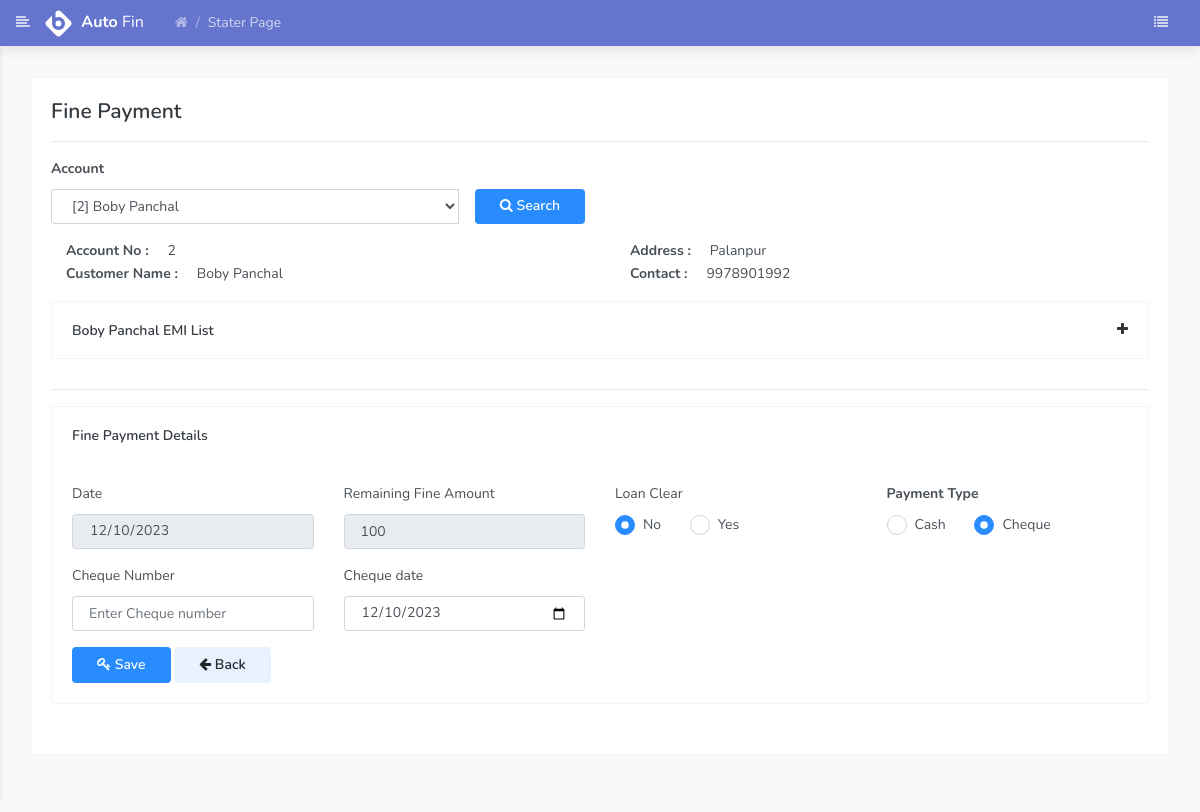
/light/fine_payment.php?customer=2 (signed in), run on the app's committed database.
### tables this page shows
CREATE TABLE `customer` (
  `c_id` int(5) NOT NULL,
  `acc_no` int(5) NOT NULL,
  `name` varchar(255) NOT NULL,
  `address` varchar(255) NOT NULL,
  `mob_no` varchar(10) NOT NULL,
  `loan_amount` int(5) NOT NULL,
  `loan_month` int(2) NOT NULL,
  `loan_rate` float(10,2) NOT NULL,
  `emi` float(10,2) NOT NULL,
  `emi_capital` float(10,2) NOT NULL,
  `emi_interest` float(10,2) NOT NULL,
  `file_charge` float(5,2) NOT NULL,
  `fine` int(5) DEFAULT NULL,
  `total_loan` float(10,2) NOT NULL,
  `loan_date` date NOT NULL,
  `first_emi_date` date NOT NULL,
  `vehicle_reg_no` varchar(255) NOT NULL,
  `chassis_no` varchar(255) NOT NULL,
  `engine_no` varchar(255) NOT NULL,
  `model` varchar(255) NOT NULL,
  `other` text DEFAULT NULL,
  `showroom` varchar(255) NOT NULL,
  `gtr_name` varchar(255) NOT NULL,
  `gtr_address` varchar(255) NOT NULL,
  `gtr_contact` varchar(10) NOT NULL,
  `gtr_document` varchar(255) NOT NULL,
  `loan_clear` enum('No','Yes') NOT NULL,
  `city` varchar(255) NOT NULL,
  `district` varchar(255) NOT NULL,
  `wh_back` enum('No','Yes') NOT NULL,
  `birthday` date DEFAULT NULL,
  `pincode` int(6) NOT NULL,
  `vehicle_amount` int(10) NOT NULL,
  `downpayment` int(10) NOT NULL,
  `down_payment` enum('No','Yes') NOT NULL,
  `active` enum('Yes','No') NOT NULL
);

### light/fine_payment.php (the view, shortened to what this page needs)
<?php
include "header_old.php";
$search=$_REQUEST['customer'];
?>
<div class="main_content" id="main-content">
  <div class="page">
    <div class="container-fluid">
      <div class="row clearfix">
        <div class="col-lg-12 col-md-12">
          <div class="card planned_task">
            <div class="body">
              <form class="forms-sample" method="get">
                <h4>Fine Payment</h4>
                <hr>
                <div class="row">
                  <div class="col-md-6"> <b>
                    <label for="basic-url">Account</label>
                    </b>
                    <div class="input-group" id="adv-search">
                      <select name="customer" id="customer" class="form-control"   required>
                        <?php
                                                $sql1="SELECT `acc_no`,`name` FROM `customer`;";
                                                $result1=mysqli_query($link,$sql1);
                                                while($row=mysqli_fetch_array($result1)) {
                                                    ?>
                        <option value="<?php echo $row['acc_no']; ?>" <?php if($row['acc_no']==$_GET['customer']) echo 'selected'; ?>>[<?php echo $row['acc_no']; ?>] <?php echo $row['name']; ?> </option>
                        <?php } ?>
                      </select>
                      <div class="input-group-btn ml-3">
                        <div class="btn-group" role="group">
                          <button type="submit" class="btn btn-primary "><span class=" fa fa-search" aria-hidden="true"></span> Search</button>
                        </div>
                      </div>
                    </div>
                  </div>
                </div>
              </form>
              <?php if($search!=""){
                ?>
              <div class="row">
                <div class="col-md-6 ">
                  <?php
                    $result2=mysqli_fetch_array(mysqli_query($link,"select `acc_no`,`name`,`address`,`mob_no` from customer WHERE acc_no='$search'"));
                    ?>
                  <strong class="col-6">Account No : </strong><span><?php echo $result2['acc_no']; ?></span><br>
                  <strong class="col-6">Customer Name : </strong><span><?php echo $result2['name']; ?></span> </div>
                <div class="col-md-6"> <strong class="col-6">Address : </strong><span><?php echo $result2['address']; ?></span><br>
                  <strong class="col-6">Contact : </strong><span><?php echo $result2['mob_no']; ?></span> </div>
              </div>
             <div class="card">
                <div class="header" onclick="myFunction()">
                  <h6><?php echo $result2['name']; ?>  EMI List</h6>
                  <i class="fa fa-plus" ></i>
                </div>
                       <?php
						$row3=mysqli_fetch_array(mysqli_query($link,"select * from customer WHERE acc_no='$search'"));
						$i=0;
						$due_day=0;
						for($j=$i;$j<$row3['loan_month'];$j++){
						 $date1=date('d-m-Y',strtotime('+'.$j.' Month '.$row3['first_emi_date']));
						 list($pid,$pay_amount,$paydate,$instnum,$capital,$inst)=mysqli_fetch_array(mysqli_query($link,"select p_id,sum(amount),pay_date,inst_no,emi_capital,emi_interest from payment where acc_no='$_GET[customer]' and inst_no='".($j+1)."'"));
						?>
              <td><?php
			 if($paydate=='')
			 {
				 $paydate=$date1;
			 }
			  $date2=$paydate;
			 $next_due_date = strtotime($date1);
			$now = strtotime($date2);
			$time_day=($next_due_date-$now)/86400 ;
			 if($time_day > 0)
			 {
			     $tot_day = '0';
			 }
			 else
			 {
			 	 $tot_day = $time_day;
			 }
                             ?></td>
            <?php  $total= $total + $row3['emi'];
                        $due_day= $due_day + abs(round($tot_day,0));}  ?>
                </div>
                <hr>
                 <div class="card">
                <div class="header">
                  <h6>Fine Payment Details</h6>
                </div>
                <?php
                list($fine1)=mysqli_fetch_array(mysqli_query($link,"SELECT `fine` FROM `customer` WHERE `acc_no`='".$result2['acc_no']."'"));
                $total_fine=$due_day * $fine1;
                list($final_fine)=mysqli_fetch_array(mysqli_query($link,"SELECT SUM(`fine`) FROM `payment` WHERE `acc_no`='".$result2['acc_no']."'"));
                $last_fine=$total_fine - $final_fine;
                     ?>
                <form class="form-sample" id="signupForm" action="fine_payment_insert.php" method="post" enctype="multipart/form-data">
                <div class="body">
                    <div class="row">
                        <div class="col-md-3">
                            <label for="basic-url">Date</label>
                                <div class="mb-3">
                                    <input type="date" name="fpaydate" id="fpaydate" class="form-control" value="<?php echo date('Y-m-d'); ?>" required readonly>
                                </div>
                        </div>
                        <div class="col-md-3">
                            <label for="basic-url">Remaining Fine Amount</label>
                            <div class="mb-3">
                                    <input type="text" name="famount" id="famount" value="<?php echo $last_fine; ?>" class="form-control" placeholder="Fine Amount" required readonly>
                            </div>
                        </div>
                        <div class="col-md-3">
                            <label for="basic-url">Loan Clear</label>
                            <br>
                            <div class="custom-control custom-radio inline-cr">
                                <label class="custom-control-label" for="cash">No</label>
                            </div>
                            <div class="custom-control custom-radio inline-cr">
                                <label class="custom-control-label" for="cheque" >Yes</label>
                                </div>
                        </div>
                        <div class="col-md-3">
                            <div class="form-group">
                                        <label><b>Payment Type</b></label>
                                        <br>
                                        <div class="custom-control custom-radio inline-cr">
                                            <label class="custom-control-label" for="cash">Cash</label>
                                        </div>
                                        <div class="custom-control custom-radio inline-cr">
                                            <label class="custom-control-label" for="cheque" >Cheque</label>
                                        </div>
                                    </div>
                        </div>
                    </div>
                    <div id="bank">
                        <div class="row" >
                            <div class="col-md-3">
                                <label for="basic-url">Cheque Number</label>
                                <div class="mb-3">
                                    <input type="text" name="c_number" id="c_number" placeholder="Enter Cheque number" class="form-control" autocomplete="off">
                                </div>
                            </div>
                            <div class="col-md-3">
                                <label for="basic-url">Cheque date</label>
                                <div class="mb-3">
                                    <input type="date" name="c_date" id="c_date" class="form-control" value="<?php echo date('Y-m-d'); ?>">
                                </div>
                            </div>
                        </div>
                    </div>
                    <div class="btn-container">
                        <button type="submit" class="btn btn-primary ">
                            <span class="btn-inner--icon"><i class="fa fa-key"></i></span> Save
                        </button>
                        <button type="button" class="btn btn-secondary" onclick="history.back()">
                            <span class="btn-inner--icon"><i class="fa fa-arrow-left"></i></span> Back
                        </button>
                    </div>
                </div>
                </form>
                </div>
              <?php } ?>
            </div>
          </div>
        </div>
      </div>
    </div>
  </div>
</div>
<?php
include "footer.php";
?>

### data on the page
customer: acc_no "2", name "Boby Panchal", address "Palanpur", mob_no "9978901992", famount "100"
